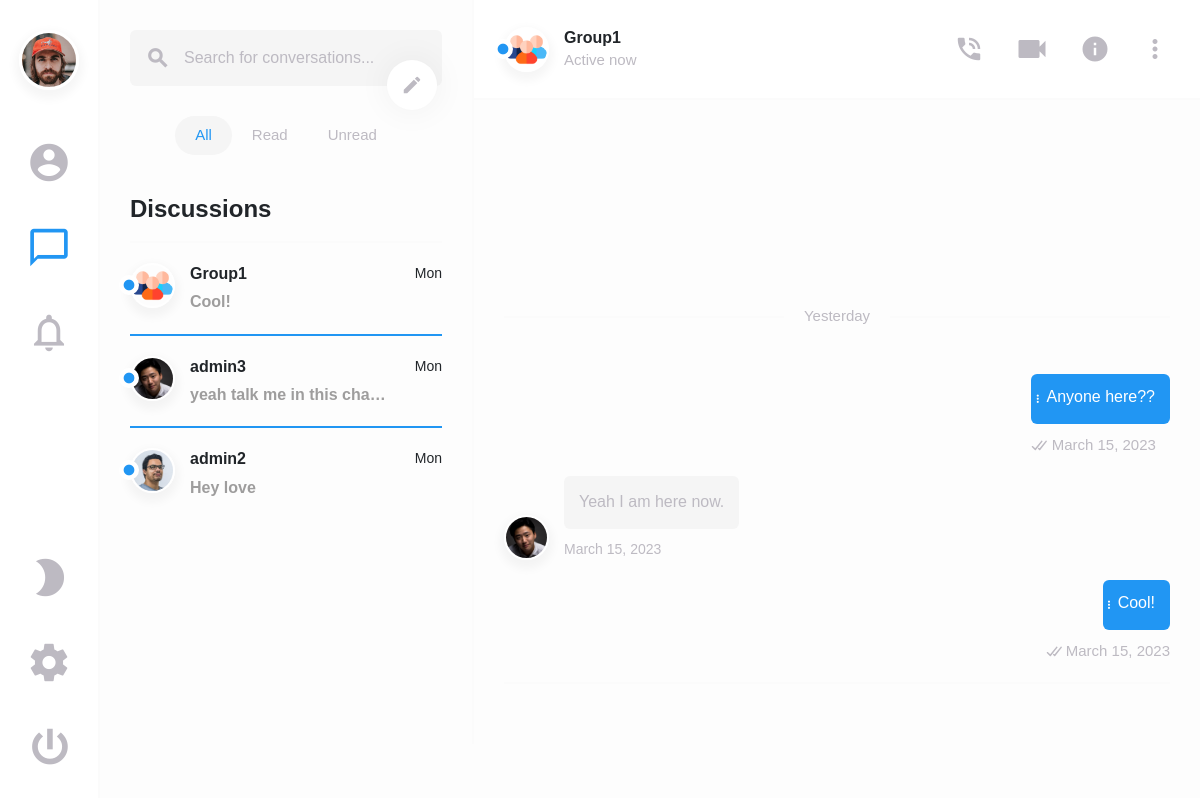
The page /chatroom/Group1 (signed in) on the database its author committed.
### chat/models.py (models this page shows, shortened)
class UserProfile(models.Model):
    user = models.OneToOneField(User, on_delete=models.CASCADE)
    prof_image = models.FileField(upload_to='static')
    friends = models.ManyToManyField(
        'UserProfile',
        related_name=('user_friends'),
        blank=True
    )
    block_users = models.ManyToManyField(
        'UserProfile',
        related_name=('blocked_users'),
        blank=True
    )
    address = models.TextField()
    city = models.CharField(max_length=200, null=True)
    country = models.CharField(max_length=200, null=True)
    class Meta:
        verbose_name = 'UserProfile'
        verbose_name_plural = 'UserProfiles'

class MessageRoom(models.Model):
    group_name = models.CharField(max_length=150)
    first_user = models.ForeignKey(
        UserProfile, related_name=('first_user'),
        on_delete=models.CASCADE
    )
    second_user = models.ManyToManyField(
        UserProfile, related_name=('second_user'),
        null=True, blank=True
    )
    users_active = models.ManyToManyField(UserProfile, blank=True)
    one_to_one = models.BooleanField(default=True)
    group = models.ForeignKey(
        'MessageGroup', on_delete=models.CASCADE,
        related_name='message_groups', null=True, blank=True
    )
    def __str__(self):
        if self.one_to_one:
            return f'{self.first_user.user}'
        else:
            return f'{self.group_name}'
    @property
    def LatestMessage(self):
        latest_msg = Message.objects.filter(room_id=self.id).last()
        return latest_msg

class MessageGroup(models.Model):
    group_admin = models.ForeignKey(
        UserProfile, related_name='group_admins',
        on_delete=models.CASCADE, null=True
    )
    created = models.DateField(auto_now_add=True)
    group_image = models.FileField(upload_to='static')
    class Meta:
        verbose_name = ('MessageGroup')
        verbose_name_plural = ('MessageGroups')

class Message(models.Model):
    room = models.ForeignKey(
        'MessageRoom', related_name=('msg_room'),
        on_delete=models.CASCADE
    )
    sender = models.ForeignKey(
        UserProfile, related_name=('Message_sender'),
        on_delete=models.CASCADE
    )
    receiver = models.ManyToManyField(
        UserProfile, related_name=('Message_receiver')
    )
    seen_by_users = models.ManyToManyField(
        UserProfile, related_name=('Message_seen'),
        null=True
    )
    message = models.TextField()
    file = models.FileField(upload_to='static', null=True, blank=True)
    date = models.DateField(auto_now_add=True)

### chat/views.py (the view)
# urls.py: path('chatroom/<str:id>', views.ChatRoom, name="chatroom"),
def ChatRoom(request,id):
    usr = UserProfile.objects.filter(user_id=request.user.id).first()
    print("GROUP_NAME")
    print(id)
    print(usr.user.username)
    print("GROUP_NAME")
    m_room = MessageRoom.objects.filter(group_name=id).first()
    if m_room.one_to_one:
        usr2 = m_room.first_user
        if m_room.first_user == usr:
            usr2 = m_room.second_user.all()[0]
    else:
        usr2 = m_room
    msg = Message.objects.filter(room=m_room).all()
    msgs_room = MessageRoom.objects.filter( Q (first_user=usr)| Q(second_user=usr))
    m_arr = []
    for m in msgs_room:
        messag = Message.objects.select_related("room").filter(room = m).last()
        m_arr.append(messag)
    all_room1 = MessageRoom.objects.filter(first_user=usr).all()
    all_room2 = MessageRoom.objects.filter(second_user__in=[usr]).all()
    all_rooms = list(chain(all_room1 , all_room2))
    print(all_rooms)
    profiles = UserProfile.objects.exclude(user=request.user)
    user_profile = UserProfile.objects.filter(user=request.user).first()
    user_notifications = Notification.objects.filter(to_user=user_profile).all()
    friend_req = FriendRequest.objects.filter(from_user=user_profile).values_list("to_user", flat=True)
    print(user_notifications)
    context = { "msg":msg,"usr":usr,"all_usr":usr,"usr2":usr2,"room_name":m_room,"notifications":user_notifications,"all_rooms":all_rooms,
             "msgs_room":msgs_room, "msgs":m_arr, "profiles":profiles, "user_profile":user_profile, "friend_req":friend_req }
    return render(request,"chatroom_index.html", context=context)

### chat/models.py (called while the page is built)
    def __str__(self):
        return f"{self.notification_type} from \
        {self.from_user.user.username} to {self.to_user.user.username}"

### chat/templates/chatroom_index.html (shortened to what this page needs)
{% load static %}
<!DOCTYPE html>
<html lang="en">
<head>
		<link href="{% static 'dist/css/lib/bootstrap.min.css' %}" type="text/css" rel="stylesheet">
		<link href="{% static 'dist/css/swipe.min.css' %}" type="text/css" rel="stylesheet">
	</head>
	<body>
		<main>
			<div class="layout">
				<div class="navigation">
					<div class="container">
						<div class="inside">
							<div class="nav nav-tab menu">
								<button class="btn"><img class="avatar-xl" src="/{{user_profile.prof_image}}" alt="avatar"></button>
								<a href="#members" data-toggle="tab"><i class="material-icons">account_circle</i></a>
								<a href="#discussions" data-toggle="tab" class="active"><i class="material-icons active">chat_bubble_outline</i></a>
								<a href="#notifications" data-toggle="tab" class="f-grow1"><i class="material-icons">notifications_none</i></a>
								<button class="btn mode"><i class="material-icons">brightness_2</i></button>
								<a href="#settings" data-toggle="tab"><i class="material-icons">settings</i></a>
								<a href="/login"><button class="btn power"><i class="material-icons">power_settings_new</i></button></a>
							</div>
						</div>
					</div>
				</div>
				<div class="sidebar" id="sidebar">
					<div class="container">
						<div class="col-md-12">
							<div class="tab-content">
								<div id="discussions" class="tab-pane fade active show">
									<div class="search">
										<form class="form-inline position-relative">
											<input type="search" class="form-control" id="conversations" placeholder="Search for conversations...">
											<button type="button" class="btn btn-link loop"><i class="material-icons">search</i></button>
										</form>
										<button class="btn create" data-toggle="modal" data-target="#startnewchat"><i class="material-icons">create</i></button>
									</div>
									<div class="list-group sort">
										<button class="btn filterDiscussionsBtn active show" data-toggle="list" data-filter="all">All</button>
										<button class="btn filterDiscussionsBtn" data-toggle="list" data-filter="read">Read</button>
										<button class="btn filterDiscussionsBtn" data-toggle="list" data-filter="unread">Unread</button>
									</div>
									<div class="discussions">
										<h1>Discussions</h1>
									<div class="list-group" id="chats" role="tablist">
										{% for u in all_rooms %}
											<a href="{% url 'chatroom' u.group_name %}" class="filterDiscussions all unread single active" id="msg__{{ u.group_name }}">
											{% if u.one_to_one == False %}
												<img class="avatar-md" src="/{{u.group.group_image}}" data-toggle="tooltip" data-placement="top" title="{{u.group_name}}" alt="avatar">
											{% elif u.first_user.user == request.user %}
												<img class="avatar-md" src="/{{ u.second_user.all.first.prof_image }}" data-toggle="tooltip" data-placement="top" title="{{u.second_user.all.first.user.username|capfirst}}" alt="avatar">
											{% elif u.second_user.all.first.user == request.user %}
												<img class="avatar-md" src="/{{ u.first_user.prof_image }}" data-toggle="tooltip" data-placement="top" title="{{u.first_user.user.username|capfirst}}" alt="avatar">
											{% endif %}
											<div class="status">
												<i class="material-icons online">fiber_manual_record</i>
											</div>
											<div class="data">
												{% if u.one_to_one == True and u.first_user.user == request.user %}
													<h5>{{ u.second_user.all.first.user.username|capfirst }}</h5>
												{% elif u.one_to_one == True and u.second_user.all.first.user == request.user %}
													<h5>{{ u.first_user.user.username }}</h5>
												{% else %}
													<h5>{{ u.group_name|capfirst }}</h5>
												{% endif %}
												<span>Mon</span>
												<p id="{{u.group_name}}_message" style="color:rgb(158, 157, 157);"><b>
													{{ u.LatestMessage.message|truncatechars:25 }}
												</b></p>
											</div>
										</a>
										{% endfor %}
										</div>
									</div>
								</div>
							</div>
						</div>
					</div>
				</div>
				<div class="main">
					<div class="tab-content" id="nav-tabContent">
						<div class="babble tab-pane fade active show" id="list-chat" role="tabpanel" aria-labelledby="list-chat-list">
							<div class="chat" id="chat1">
								<div class="top">
									<div class="container">
										<div class="col-md-12">
											<div class="inside">
												{% if usr2.one_to_one == False %}
													<a href="#"><img class="avatar-md" src="/{{ usr2.group.group_image }}" data-toggle="tooltip" data-placement="top" title="{{usr2.group_name}}" alt="avatar"></a>
													<div class="status">
														<i class="material-icons online">fiber_manual_record</i>
													</div>
													<div class="data">
														<h5>{{ usr2.group_name|capfirst }}</h5>
														<span>Active now</span>
													</div>
												{% endif %}
												<button class="btn connect d-md-block d-none" name="1"><i class="material-icons md-30">phone_in_talk</i></button>
												<button class="btn connect d-md-block d-none" name="1"><i class="material-icons md-36">videocam</i></button>
												<button class="btn d-md-block d-none"><i class="material-icons md-30">info</i></button>
												<div class="dropdown">
													<button class="btn" data-toggle="modal" data-target="#group_settings" tabindex="-1" role="dialog" aria-hidden="true"><i class="material-icons md-30">more_vert</i></button>
												</div>
											</div>
										</div>
									</div>
								</div>
								<div class="content" id="content">
									<div class="container">
										<div class="col-md-12" id="msg_body">
											<div class="date">
												<hr>
												<span>Yesterday</span>
												<hr>
											</div>
											{% for m in msg %}
												{% if m.sender.user.username != request.user.username %}
													<div class="message" id="msgs_{{m.id}}">
														<img class="avatar-md" src="/{{m.sender.prof_image}}" data-toggle="tooltip_{{m.id}}" data-placement="top_{{m.id}}" title="{{m.username|capfirst}}" alt="avatar">
														<div class="text-main">
															<div class="text-group">
																<div class="text">
																	<p id="msg_{{m.id}}">{{m.message}}</p>
																</div>
															</div>
															<span>{{m.date}}</span>
														</div>
													</div>
												{% else %}
												<div class="message me" id="msgs_{{m.id}}">
													<div class="text-main">
														<div class="text-group me">
															<div class="text me">
																	<div class="dropdown" style="width:10%;margin-left:-15px;">
																			<a href="#" onclick="myFunction('dropdown_{{m.id}}')"><i class="material-icons sm-30 dropbtn" style="font-size:smaller;color:white;">more_vert</i></a>
																	</div>
																	<p id="msg_{{m.id}}" style="color:white;margin-top:-25px;">
																		{{m.message}}</p>
																</div>
																	</div>
																{% if m.receiver == m.seen_by_users %}
																<span>
																	<svg id="msg_tick_{{m.id}}" style="color:skyblue" viewBox="0 0 16 11" height="11" width="16" preserveAspectRatio="xMidYMid meet" class="" fill="none">
																		<path d="M11.0714 0.652832C10.991 0.585124 10.8894 0.55127 10.7667 0.55127C10.6186 0.55127 10.4916 0.610514 10.3858 0.729004L4.19688 8.36523L1.79112 6.09277C1.7488 6.04622 1.69802 6.01025 1.63877 5.98486C1.57953 5.95947 1.51817 5.94678 1.45469 5.94678C1.32351 5.94678 1.20925 5.99544 1.11192 6.09277L0.800883 6.40381C0.707784 6.49268 0.661235 6.60482 0.661235 6.74023C0.661235 6.87565 0.707784 6.98991 0.800883 7.08301L3.79698 10.0791C3.94509 10.2145 4.11224 10.2822 4.29844 10.2822C4.40424 10.2822 4.5058 10.259 4.60313 10.2124C4.70046 10.1659 4.78086 10.1003 4.84434 10.0156L11.4903 1.59863C11.5623 1.5013 11.5982 1.40186 11.5982 1.30029C11.5982 1.14372 11.5348 1.01888 11.4078 0.925781L11.0714 0.652832ZM8.6212 8.32715C8.43077 8.20866 8.2488 8.09017 8.0753 7.97168C7.99489 7.89128 7.8891 7.85107 7.75791 7.85107C7.6098 7.85107 7.4892 7.90397 7.3961 8.00977L7.10411 8.33984C7.01947 8.43717 6.97715 8.54508 6.97715 8.66357C6.97715 8.79476 7.0237 8.90902 7.1168 9.00635L8.1959 10.0791C8.33132 10.2145 8.49636 10.2822 8.69102 10.2822C8.79681 10.2822 8.89838 10.259 8.99571 10.2124C9.09304 10.1659 9.17556 10.1003 9.24327 10.0156L15.8639 1.62402C15.9358 1.53939 15.9718 1.43994 15.9718 1.32568C15.9718 1.1818 15.9125 1.05697 15.794 0.951172L15.4386 0.678223C15.3582 0.610514 15.2587 0.57666 15.1402 0.57666C14.9964 0.57666 14.8715 0.635905 14.7657 0.754395L8.6212 8.32715Z" fill="currentColor"></path>
																	</svg>
																	{% else %}
																	<svg id="msg_tick_{{m.id}}" viewBox="0 0 16 11" height="11" width="16" preserveAspectRatio="xMidYMid meet" class="" fill="none">
																		<path d="M11.0714 0.652832C10.991 0.585124 10.8894 0.55127 10.7667 0.55127C10.6186 0.55127 10.4916 0.610514 10.3858 0.729004L4.19688 8.36523L1.79112 6.09277C1.7488 6.04622 1.69802 6.01025 1.63877 5.98486C1.57953 5.95947 1.51817 5.94678 1.45469 5.94678C1.32351 5.94678 1.20925 5.99544 1.11192 6.09277L0.800883 6.40381C0.707784 6.49268 0.661235 6.60482 0.661235 6.74023C0.661235 6.87565 0.707784 6.98991 0.800883 7.08301L3.79698 10.0791C3.94509 10.2145 4.11224 10.2822 4.29844 10.2822C4.40424 10.2822 4.5058 10.259 4.60313 10.2124C4.70046 10.1659 4.78086 10.1003 4.84434 10.0156L11.4903 1.59863C11.5623 1.5013 11.5982 1.40186 11.5982 1.30029C11.5982 1.14372 11.5348 1.01888 11.4078 0.925781L11.0714 0.652832ZM8.6212 8.32715C8.43077 8.20866 8.2488 8.09017 8.0753 7.97168C7.99489 7.89128 7.8891 7.85107 7.75791 7.85107C7.6098 7.85107 7.4892 7.90397 7.3961 8.00977L7.10411 8.33984C7.01947 8.43717 6.97715 8.54508 6.97715 8.66357C6.97715 8.79476 7.0237 8.90902 7.1168 9.00635L8.1959 10.0791C8.33132 10.2145 8.49636 10.2822 8.69102 10.2822C8.79681 10.2822 8.89838 10.259 8.99571 10.2124C9.09304 10.1659 9.17556 10.1003 9.24327 10.0156L15.8639 1.62402C15.9358 1.53939 15.9718 1.43994 15.9718 1.32568C15.9718 1.1818 15.9125 1.05697 15.794 0.951172L15.4386 0.678223C15.3582 0.610514 15.2587 0.57666 15.1402 0.57666C14.9964 0.57666 14.8715 0.635905 14.7657 0.754395L8.6212 8.32715Z" fill="currentColor"></path>
																	</svg>
																	{% endif %}
															{{m.date}}</span>
													</div>
												</div>
												{% endif %}
											{% endfor %}
										</div>
									</div>
								</div>
								<div class="container">
									<div class="col-md-12">
										<div class="bottom">
										</div>
									</div>
								</div>
							</div>
						</div>
					</div>
				</div>
			</div>
		</main>
	</body>
</html>

### chat/templates/chatroom_index.html (style rules this page uses)
.dropbtn { color: rgb(88, 88, 88); font-size: 16px; border: none; cursor: pointer; }
.show { display: block; }
* { padding: 0; margin: 0; }
body { background: #e9eaed; font-family: arial, sans-serif; }

### rows shown on the page
UserProfile: prof_image (picture)
MessageRoom: group.group_image (picture), group_name "Group1", LatestMessage.message "Cool!"
MessageRoom: first_user.prof_image (picture), first_user.user.username "admin3", LatestMessage.message "yeah talk me in this cha…"
MessageRoom: first_user.prof_image (picture), first_user.user.username "admin2", LatestMessage.message "Hey love"
Message: message "Anyone here??", date "March 15, 2023"
Message: sender.prof_image (picture), message "Yeah I am here now.", date "March 15, 2023"
Message: message "Cool!", date "March 15, 2023"
